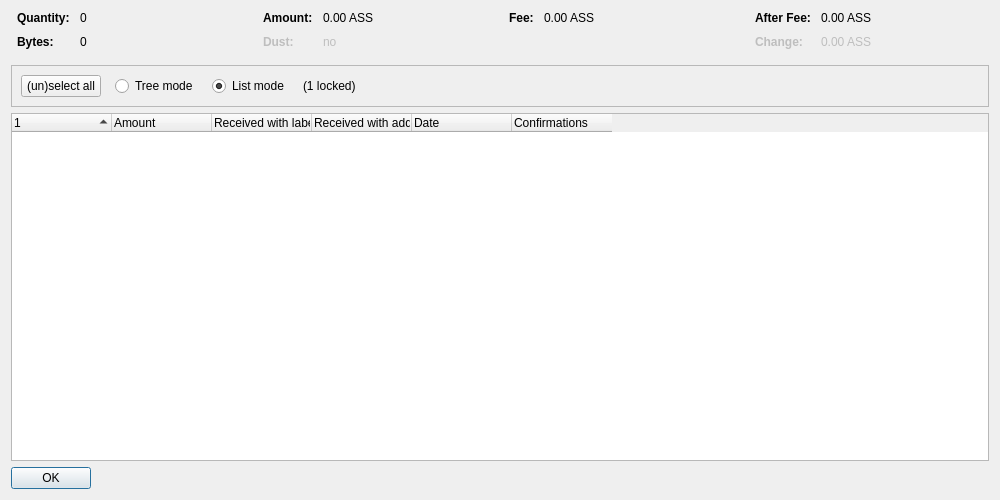
<?xml version="1.0" encoding="UTF-8"?>
<ui version="4.0">
 <class>CoinControlDialog</class>
 <widget class="QDialog" name="CoinControlDialog">
  <property name="geometry">
   <rect>
    <x>0</x>
    <y>0</y>
    <width>1000</width>
    <height>500</height>
   </rect>
  </property>
  <property name="windowTitle">
   <string>Coin Selection</string>
  </property>
  <layout class="QVBoxLayout" name="verticalLayout">
   <item>
    <layout class="QHBoxLayout" name="horizontalLayoutTop" stretch="0,0,0,0">
     <property name="topMargin">
      <number>0</number>
     </property>
     <property name="bottomMargin">
      <number>10</number>
     </property>
     <item>
      <layout class="QFormLayout" name="formLayoutCoinControl1">
       <property name="horizontalSpacing">
        <number>10</number>
       </property>
       <property name="verticalSpacing">
        <number>10</number>
       </property>
       <property name="leftMargin">
        <number>6</number>
       </property>
       <property name="rightMargin">
        <number>6</number>
       </property>
       <item row="0" column="0">
        <widget class="QLabel" name="labelCoinControlQuantityText">
         <property name="font">
          <font>
           <weight>75</weight>
           <bold>true</bold>
          </font>
         </property>
         <property name="text">
          <string>Quantity:</string>
         </property>
        </widget>
       </item>
       <item row="0" column="1">
        <widget class="QLabel" name="labelCoinControlQuantity">
         <property name="cursor">
          <cursorShape>IBeamCursor</cursorShape>
         </property>
         <property name="contextMenuPolicy">
          <enum>Qt::ActionsContextMenu</enum>
         </property>
         <property name="text">
          <string notr="true">0</string>
         </property>
         <property name="textInteractionFlags">
          <set>Qt::LinksAccessibleByMouse|Qt::TextSelectableByKeyboard|Qt::TextSelectableByMouse</set>
         </property>
        </widget>
       </item>
       <item row="1" column="0">
        <widget class="QLabel" name="labelCoinControlBytesText">
         <property name="font">
          <font>
           <weight>75</weight>
           <bold>true</bold>
          </font>
         </property>
         <property name="text">
          <string>Bytes:</string>
         </property>
        </widget>
       </item>
       <item row="1" column="1">
        <widget class="QLabel" name="labelCoinControlBytes">
         <property name="cursor">
          <cursorShape>IBeamCursor</cursorShape>
         </property>
         <property name="contextMenuPolicy">
          <enum>Qt::ActionsContextMenu</enum>
         </property>
         <property name="text">
          <string notr="true">0</string>
         </property>
         <property name="textInteractionFlags">
          <set>Qt::LinksAccessibleByMouse|Qt::TextSelectableByKeyboard|Qt::TextSelectableByMouse</set>
         </property>
        </widget>
       </item>
      </layout>
     </item>
     <item>
      <layout class="QFormLayout" name="formLayoutCoinControl2">
       <property name="horizontalSpacing">
        <number>10</number>
       </property>
       <property name="verticalSpacing">
        <number>10</number>
       </property>
       <property name="leftMargin">
        <number>6</number>
       </property>
       <property name="rightMargin">
        <number>6</number>
       </property>
       <item row="0" column="0">
        <widget class="QLabel" name="labelCoinControlAmountText">
         <property name="font">
          <font>
           <weight>75</weight>
           <bold>true</bold>
          </font>
         </property>
         <property name="text">
          <string>Amount:</string>
         </property>
        </widget>
       </item>
       <item row="0" column="1">
        <widget class="QLabel" name="labelCoinControlAmount">
         <property name="cursor">
          <cursorShape>IBeamCursor</cursorShape>
         </property>
         <property name="contextMenuPolicy">
          <enum>Qt::ActionsContextMenu</enum>
         </property>
         <property name="text">
          <string notr="true">0.00 ASS</string>
         </property>
         <property name="textInteractionFlags">
          <set>Qt::LinksAccessibleByMouse|Qt::TextSelectableByKeyboard|Qt::TextSelectableByMouse</set>
         </property>
        </widget>
       </item>
       <item row="1" column="0">
        <widget class="QLabel" name="labelCoinControlLowOutputText">
         <property name="enabled">
          <bool>false</bool>
         </property>
         <property name="font">
          <font>
           <weight>75</weight>
           <bold>true</bold>
          </font>
         </property>
         <property name="text">
          <string>Dust:</string>
         </property>
        </widget>
       </item>
       <item row="1" column="1">
        <widget class="QLabel" name="labelCoinControlLowOutput">
         <property name="enabled">
          <bool>false</bool>
         </property>
         <property name="cursor">
          <cursorShape>IBeamCursor</cursorShape>
         </property>
         <property name="contextMenuPolicy">
          <enum>Qt::ActionsContextMenu</enum>
         </property>
         <property name="text">
          <string notr="true">no</string>
         </property>
         <property name="textInteractionFlags">
          <set>Qt::LinksAccessibleByMouse|Qt::TextSelectableByKeyboard|Qt::TextSelectableByMouse</set>
         </property>
        </widget>
       </item>
      </layout>
     </item>
     <item>
      <layout class="QFormLayout" name="formLayoutCoinControl3">
       <property name="horizontalSpacing">
        <number>10</number>
       </property>
       <property name="verticalSpacing">
        <number>10</number>
       </property>
       <property name="leftMargin">
        <number>6</number>
       </property>
       <property name="rightMargin">
        <number>6</number>
       </property>
       <item row="0" column="0">
        <widget class="QLabel" name="labelCoinControlFeeText">
         <property name="font">
          <font>
           <weight>75</weight>
           <bold>true</bold>
          </font>
         </property>
         <property name="text">
          <string>Fee:</string>
         </property>
        </widget>
       </item>
       <item row="0" column="1">
        <widget class="QLabel" name="labelCoinControlFee">
         <property name="cursor">
          <cursorShape>IBeamCursor</cursorShape>
         </property>
         <property name="contextMenuPolicy">
          <enum>Qt::ActionsContextMenu</enum>
         </property>
         <property name="text">
          <string notr="true">0.00 ASS</string>
         </property>
         <property name="textInteractionFlags">
          <set>Qt::LinksAccessibleByMouse|Qt::TextSelectableByKeyboard|Qt::TextSelectableByMouse</set>
         </property>
        </widget>
       </item>
      </layout>
     </item>
     <item>
      <layout class="QFormLayout" name="formLayoutCoinControl4">
       <property name="horizontalSpacing">
        <number>10</number>
       </property>
       <property name="verticalSpacing">
        <number>10</number>
       </property>
       <property name="leftMargin">
        <number>6</number>
       </property>
       <property name="rightMargin">
        <number>6</number>
       </property>
       <item row="0" column="0">
        <widget class="QLabel" name="labelCoinControlAfterFeeText">
         <property name="font">
          <font>
           <weight>75</weight>
           <bold>true</bold>
          </font>
         </property>
         <property name="text">
          <string>After Fee:</string>
         </property>
        </widget>
       </item>
       <item row="0" column="1">
        <widget class="QLabel" name="labelCoinControlAfterFee">
         <property name="cursor">
          <cursorShape>IBeamCursor</cursorShape>
         </property>
         <property name="contextMenuPolicy">
          <enum>Qt::ActionsContextMenu</enum>
         </property>
         <property name="text">
          <string notr="true">0.00 ASS</string>
         </property>
         <property name="textInteractionFlags">
          <set>Qt::LinksAccessibleByMouse|Qt::TextSelectableByKeyboard|Qt::TextSelectableByMouse</set>
         </property>
        </widget>
       </item>
       <item row="1" column="0">
        <widget class="QLabel" name="labelCoinControlChangeText">
         <property name="enabled">
          <bool>false</bool>
         </property>
         <property name="font">
          <font>
           <weight>75</weight>
           <bold>true</bold>
          </font>
         </property>
         <property name="text">
          <string>Change:</string>
         </property>
        </widget>
       </item>
       <item row="1" column="1">
        <widget class="QLabel" name="labelCoinControlChange">
         <property name="enabled">
          <bool>false</bool>
         </property>
         <property name="cursor">
          <cursorShape>IBeamCursor</cursorShape>
         </property>
         <property name="contextMenuPolicy">
          <enum>Qt::ActionsContextMenu</enum>
         </property>
         <property name="text">
          <string notr="true">0.00 ASS</string>
         </property>
         <property name="textInteractionFlags">
          <set>Qt::LinksAccessibleByMouse|Qt::TextSelectableByKeyboard|Qt::TextSelectableByMouse</set>
         </property>
        </widget>
       </item>
      </layout>
     </item>
    </layout>
   </item>
   <item>
    <widget class="QFrame" name="frame">
     <property name="minimumSize">
      <size>
       <width>0</width>
       <height>40</height>
      </size>
     </property>
     <property name="frameShape">
      <enum>QFrame::StyledPanel</enum>
     </property>
     <property name="frameShadow">
      <enum>QFrame::Sunken</enum>
     </property>
     <layout class="QHBoxLayout" name="horizontalLayout">
      <item>
       <layout class="QHBoxLayout" name="horizontalLayoutPanel" stretch="0,0,0,0,0">
        <property name="spacing">
         <number>14</number>
        </property>
        <item>
         <widget class="QPushButton" name="pushButtonSelectAll">
          <property name="sizePolicy">
           <sizepolicy hsizetype="Maximum" vsizetype="Fixed">
            <horstretch>0</horstretch>
            <verstretch>0</verstretch>
           </sizepolicy>
          </property>
          <property name="text">
           <string>(un)select all</string>
          </property>
          <property name="autoDefault">
           <bool>false</bool>
          </property>
         </widget>
        </item>
        <item>
         <widget class="QRadioButton" name="radioTreeMode">
          <property name="sizePolicy">
           <sizepolicy hsizetype="Maximum" vsizetype="Fixed">
            <horstretch>0</horstretch>
            <verstretch>0</verstretch>
           </sizepolicy>
          </property>
          <property name="text">
           <string>Tree mode</string>
          </property>
         </widget>
        </item>
        <item>
         <widget class="QRadioButton" name="radioListMode">
          <property name="sizePolicy">
           <sizepolicy hsizetype="Maximum" vsizetype="Fixed">
            <horstretch>0</horstretch>
            <verstretch>0</verstretch>
           </sizepolicy>
          </property>
          <property name="text">
           <string>List mode</string>
          </property>
          <property name="checked">
           <bool>true</bool>
          </property>
         </widget>
        </item>
        <item>
         <widget class="QLabel" name="labelLocked">
          <property name="text">
           <string notr="true">(1 locked)</string>
          </property>
         </widget>
        </item>
        <item>
         <spacer name="horizontalSpacer">
          <property name="orientation">
           <enum>Qt::Horizontal</enum>
          </property>
          <property name="sizeHint" stdset="0">
           <size>
            <width>40</width>
            <height>20</height>
           </size>
          </property>
         </spacer>
        </item>
       </layout>
      </item>
     </layout>
    </widget>
   </item>
   <item>
    <widget class="CoinControlTreeWidget" name="treeWidget">
     <property name="contextMenuPolicy">
      <enum>Qt::CustomContextMenu</enum>
     </property>
     <property name="sortingEnabled">
      <bool>false</bool>
     </property>
     <property name="columnCount">
      <number>6</number>
     </property>
     <attribute name="headerShowSortIndicator" stdset="0">
      <bool>true</bool>
     </attribute>
     <attribute name="headerStretchLastSection">
      <bool>false</bool>
     </attribute>
     <column>
      <property name="text">
       <string/>
      </property>
     </column>
     <column>
      <property name="text">
       <string>Amount</string>
      </property>
     </column>
     <column>
      <property name="text">
       <string>Received with label</string>
      </property>
     </column>
     <column>
      <property name="text">
       <string>Received with address</string>
      </property>
     </column>
     <column>
      <property name="text">
       <string>Date</string>
      </property>
     </column>
     <column>
      <property name="text">
       <string>Confirmations</string>
      </property>
      <property name="toolTip">
       <string>Confirmed</string>
      </property>
     </column>
     <column>
      <property name="text">
       <string/>
      </property>
     </column>
     <column>
      <property name="text">
       <string/>
      </property>
     </column>
     <column>
      <property name="text">
       <string/>
      </property>
     </column>
     <column>
      <property name="text">
       <string/>
      </property>
     </column>
    </widget>
   </item>
   <item>
    <widget class="QDialogButtonBox" name="buttonBox">
     <property name="sizePolicy">
      <sizepolicy hsizetype="Maximum" vsizetype="Fixed">
       <horstretch>0</horstretch>
       <verstretch>0</verstretch>
      </sizepolicy>
     </property>
     <property name="orientation">
      <enum>Qt::Horizontal</enum>
     </property>
     <property name="standardButtons">
      <set>QDialogButtonBox::Ok</set>
     </property>
    </widget>
   </item>
  </layout>
 </widget>
 <customwidgets>
  <customwidget>
   <class>CoinControlTreeWidget</class>
   <extends>QTreeWidget</extends>
   <header>qt/coincontroltreewidget.h</header>
  </customwidget>
 </customwidgets>
 <resources/>
 <connections/>
</ui>
